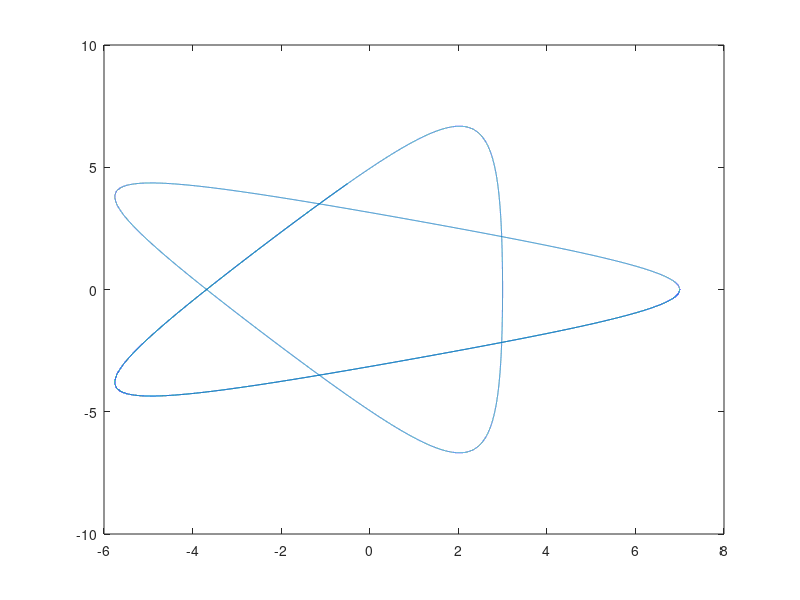

Reproduce this figure in MATLAB. (Note: this script raises an error after producing the figure.)
t= 0:pi/10000:8*pi;
x= (2.*cos(t))+(5.*cos(2.*t./3));
y= (2.*sin(t))-(5.*sin(2.*t./3));
plot (x,y)
n=47861;

xplus= (2.*cos(t))+(5.*cos(2.*t./3))+0.0001;
xminus= (2.*cos(t))+(5.*cos(2.*t./3))-0.0001;
yplus= (2.*sin(t))-(5.*sin(2.*t./3))-0.0001;
yminus= (2.*sin(t))-(5.*sin(2.*t./3))+0.0001;

for i=33606:n
xplus(i)= (2.*cos(t(i)))+(5.*cos(2.*t(i)./3))+0.0001;
xminus(i)= (2.*cos(t(i)))+(5.*cos(2.*t(i)./3))-0.0001;
yplus(i)= (2.*sin(t(i)))-(5.*sin(2.*t(i)./3))+0.0002;
yminus(i)= (2.*sin(t(i)))-(5.*sin(2.*t(i)./3))-0.0002;
end

for i=47860:n
xplus(i)= (2.*cos(t(i)))+(5.*cos(2.*t(i)./3))+0.0008;
xminus(i)= (2.*cos(t(i)))+(5.*cos(2.*t(i)./3))-0.0008;
yplus(i)= (2.*sin(t(i)))-(5.*sin(2.*t(i)./3))-0.00012;
yminus(i)= (2.*sin(t(i)))-(5.*sin(2.*t(i)./3))+0.00012;
end

for i=60000:n
xplus(i)= (2.*cos(t(i)))+(5.*cos(2.*t(i)./3))-0.0003;
xminus(i)= (2.*cos(t(i)))+(5.*cos(2.*t(i)./3))+0.0003;
yplus(i)= (2.*sin(t(i)))-(5.*sin(2.*t(i)./3))-0.001;
yminus(i)= (2.*sin(t(i)))-(5.*sin(2.*t(i)./3))+0.001;
end

[a0,b0,a1,b1,a2,b2,a3,b3]=Bezier_Curve(n,x,y,xplus,yplus,xminus,yminus);
figure()

for i=1:n
fx(i)=a0(i)+(a1(i).*t(i))+(a2(i).*t(i).^2)+(a3(i).*t(i).^3);
fy(i)=b0(i)+(b1(i).*t(i))+(b2(i).*t(i).^2)+(b3(i).*t(i).^3);
end
plot(fx,fy)